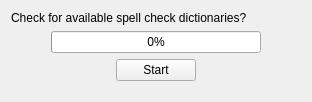
<?xml version="1.0" encoding="UTF-8"?>
<ui version="4.0">
 <class>dictionaries</class>
 <widget class="QWidget" name="dictionaries">
  <property name="geometry">
   <rect>
    <x>0</x>
    <y>0</y>
    <width>312</width>
    <height>102</height>
   </rect>
  </property>
  <property name="windowTitle">
   <string>Dictionaries</string>
  </property>
  <layout class="QVBoxLayout" name="verticalLayout">
   <item>
    <widget class="QLabel" name="_label">
     <property name="text">
      <string>Check for available spell check dictionaries?</string>
     </property>
    </widget>
   </item>
   <item>
    <layout class="QHBoxLayout" name="horizontalLayout">
     <item>
      <spacer name="horizontalSpacer">
       <property name="orientation">
        <enum>Qt::Horizontal</enum>
       </property>
       <property name="sizeHint" stdset="0">
        <size>
         <width>40</width>
         <height>20</height>
        </size>
       </property>
      </spacer>
     </item>
     <item>
      <widget class="QProgressBar" name="_progress">
       <property name="sizePolicy">
        <sizepolicy hsizetype="Expanding" vsizetype="Fixed">
         <horstretch>1</horstretch>
         <verstretch>0</verstretch>
        </sizepolicy>
       </property>
       <property name="maximum">
        <number>100</number>
       </property>
       <property name="value">
        <number>0</number>
       </property>
      </widget>
     </item>
     <item>
      <spacer name="horizontalSpacer_3">
       <property name="orientation">
        <enum>Qt::Horizontal</enum>
       </property>
       <property name="sizeHint" stdset="0">
        <size>
         <width>40</width>
         <height>20</height>
        </size>
       </property>
      </spacer>
     </item>
    </layout>
   </item>
   <item>
    <layout class="QHBoxLayout" name="horizontalLayout_2">
     <item>
      <spacer name="horizontalSpacer_2">
       <property name="orientation">
        <enum>Qt::Horizontal</enum>
       </property>
       <property name="sizeHint" stdset="0">
        <size>
         <width>40</width>
         <height>20</height>
        </size>
       </property>
      </spacer>
     </item>
     <item>
      <widget class="QPushButton" name="_button">
       <property name="text">
        <string>Start</string>
       </property>
      </widget>
     </item>
     <item>
      <spacer name="horizontalSpacer_4">
       <property name="orientation">
        <enum>Qt::Horizontal</enum>
       </property>
       <property name="sizeHint" stdset="0">
        <size>
         <width>40</width>
         <height>20</height>
        </size>
       </property>
      </spacer>
     </item>
    </layout>
   </item>
   <item>
    <spacer name="verticalSpacer">
     <property name="orientation">
      <enum>Qt::Vertical</enum>
     </property>
     <property name="sizeHint" stdset="0">
      <size>
       <width>20</width>
       <height>15</height>
      </size>
     </property>
    </spacer>
   </item>
  </layout>
 </widget>
 <resources/>
 <connections/>
</ui>
